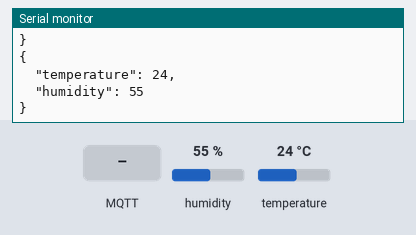
Recording of a sketch running on a simulated Arduino Uno, built with avr-gcc and run on an emulated ATmega328P. Parts: the last lines printed to the serial monitor. Inputs (shaded band) come from the test bench; at power-on: humidity 55 %, temperature 24 °C. WiFi joins after 1.5 s; servers stay silent unless stated; no MQTT or app messages arrive unless stated.

Above: at 2.7 s.
2.8 s: MQTT message "CALLHOME" arrives on the first subscribed topic
5.0 s: MQTT message "1" arrives on the first subscribed topic
7.0 s: MQTT message "on" arrives on the first subscribed topic
9.0 s: MQTT message "off" arrives on the first subscribed topic
11.0 s: humidity set to 22 %
At 12.3 s:
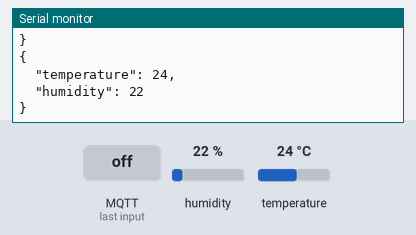
12.5 s: temperature set to 12 °C
At 14.3 s:
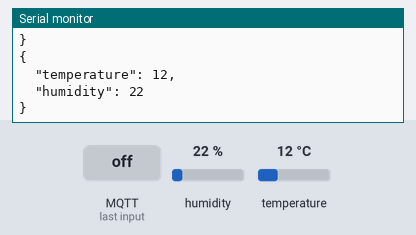

The sketch:

mqtt_json_temp.ino
```cpp
#include <ArduinoJson.h>
#include <SPI.h>
#include <Ethernet.h>
#include "PubSubClient.h"
#include "DHT.h"

// Update these with values suitable for your network.
byte mac[]    = {  0xAE, 0xED, 0xBA, 0xF2, 0xFE, 0xED };
IPAddress ip(192,168,70,133);
IPAddress server(192,168,70,31);

bool relay = 0;
bool call = 0;
char message_buf[100];
byte u_iter = 0;


#define DHTTYPE DHT22
#define DHTPIN 2

DHT dht(DHTPIN, DHTTYPE);

// handles message arrived on subscribed topic(s)
void callback(char* topic, byte* payload, unsigned int length) {

    int i = 0;

    //Serial.println("Message arrived:  topic: " + String(topic));
    //Serial.println("Length: " + String(length,DEC));

    // create character buffer with ending null terminator (string)
    for(i=0; i<length; i++) {
        message_buf[i] = payload[i];
    }
    message_buf[i] = '\0';

    String msgString = String(message_buf);

    Serial.println("Payload: " + msgString);

    if (msgString.equals("CALLHOME")) {
        call = 1;
    }
}

EthernetClient ethClient;
PubSubClient client(ethClient);

void reconnect() {
    // Loop until we're reconnected
    while (!client.connected()) {
        Serial.print("Attempting MQTT connection...");
        // Attempt to connect
        if (client.connect("tempctl0")) {
            Serial.println("connected");
            client.subscribe("homehub/clients");
        } else {
            Serial.print("failed, rc=");
            Serial.print(client.state());
            Serial.println(" try again in 5 seconds");
            // Wait 5 seconds before retrying
            delay(5000);
        }
    }
}

void setup()
{
    Serial.begin(9600);

    dht.begin();


    client.setServer(server, 1883);
    client.setCallback(callback);

    Ethernet.begin(mac, ip);
    // Allow the hardware to sort itself out
    delay(1500);
}

void loop()
{
    if (!client.connected()) {
        reconnect();
    }
    client.loop();

  Serial.println("\n");

  StaticJsonBuffer<200> buf;

  JsonObject& root = buf.createObject();

  // Reading temperature or humidity takes about 250 milliseconds!
  // Sensor readings may also be up to 2 seconds 'old' (its a very slow sensor)
  float h = dht.readHumidity();
  // Read temperature as Celsius (the default)
  float t = dht.readTemperature();

    // Check if any reads failed and exit early (to try again).
  if (isnan(h) || isnan(t)) {
    Serial.println("Failed to read from DHT sensor!");
    return;
  }
  root["temperature"] = t;
  root["humidity"] = h;
  root.prettyPrintTo(Serial);
  Serial.println("");

    if(u_iter++ == 10){
      char data[200];
      root.printTo(message_buf, root.measureLength() + 1);
      client.publish("homehub/livingroom/tempctl0", message_buf, true);
      u_iter = 0;
    }

    if(call){
        call = !call;
        client.publish("homehub/clients","0x01 ONLINE");
    }
    delay(1000);
}
```

Measured:
- after the input at 11.0 s, the serial monitor: prints a new line after 0.64 s (image 1)
- after the input at 12.5 s, the serial monitor: prints a new line after 1.1 s (image 2)
